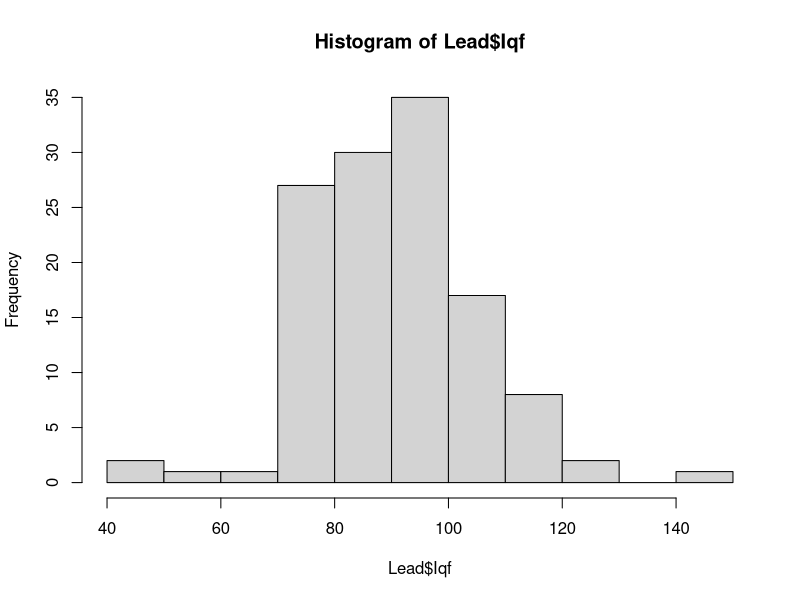

Write the R code that produced this figure.
# Group 4: Dolores Juarez, John Ahn, Nick, Mitich 
# QTM 100 Lab
# Lab Instructor: Sena Ageza 
# Lab Practie 9
# Oct 22, 2020 

########################## QUESTION 1 ####################################

# set working directory 
setwd("C:/Users/Dolores Juarez/Documents/QTM 100/lab_datasets")

# Import lead dataset 
Lead <- read.csv("lead.csv", header = TRUE)

### PART A ###

# Find the mean IQ of the children in the sample 
mean(Lead$Iqf)

# Find the 
sd(Lead$Iqf)

### ANSWER ###

# Mean = 91.08
# SD = 14.40

### PART B ###

# Create a histogram of the IQ scores 
hist(Lead$Iqf)

### ANSWER ###

# The IQ is seems to have a normal distribution. The population is 
# greater than 30 

######################### QUESTION 2 #################################

### PART A ###

# A one-sample two-sided t-test should be run 

### PART B ###

# Ho : mu equals 85
# HA : mu does not equal 85

### PART C ### 

# Run a one-sample t-test 
t.test(Lead$Iqf, mu = 85)

### ANSWER ###

# Test statistic = 4.7
# P-value = 6.825e-06

### PART D ###

# Confidence Interval = (88.52, 93.64)

### PART E ###

# We reject the null hypothesis since the p-valaue is less than 0.05.
# There is sufficient evidence that the true IQ mean is not 85. 85 is 
# not included in the 95% confidence interval for our sample mean, and
# 85 is 4.7009 t-test statiscics away from the mu nought 

######################### QUESTION 3 #############################

### PART A ### 

# one-sample t-test

### PART B ###

# Ho : mu equals 36
# HA : mu does not equal 36

### PART C ###

# Run a one-sample t-test for the average blood lead levels 
t.test(Lead$Ld72, mu = 36)

### ANSWER ###

# Test Statistic = 1.1502
# P-value = 0.2524

### PART D ###

# Confidence Interval = (32.199, 37.0076)

### PART E #

# Since the p-value is grater than 0.05, we fail to reject the null
# hypothesis. There is not sufficient evidence to believe the true mean 
# blood lead level does not equal 36. This value is present with the 
# 95% confidence interval of the sample mean(34.6). The sample mean 
# is only 1.15 t statistics away from the mean, an insignificant amount
